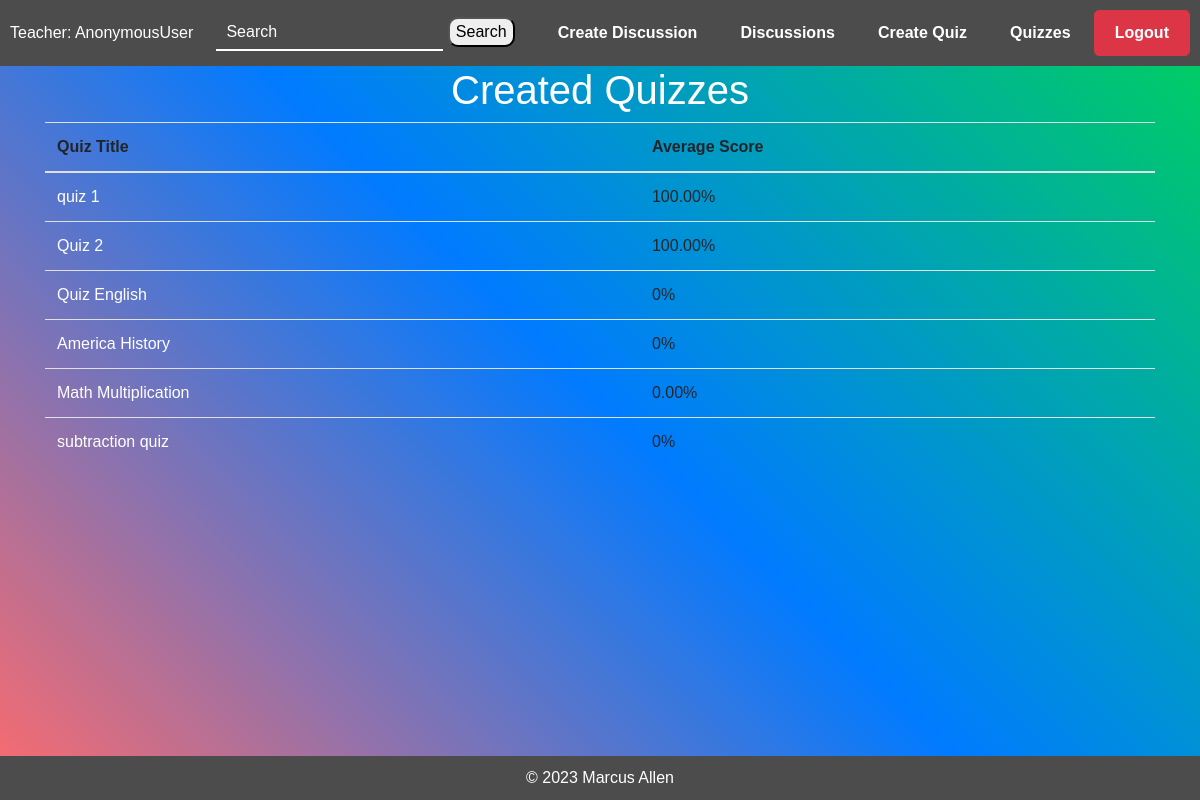
/teachers/created_quizzes/, run on an earlier commit of the app's database.
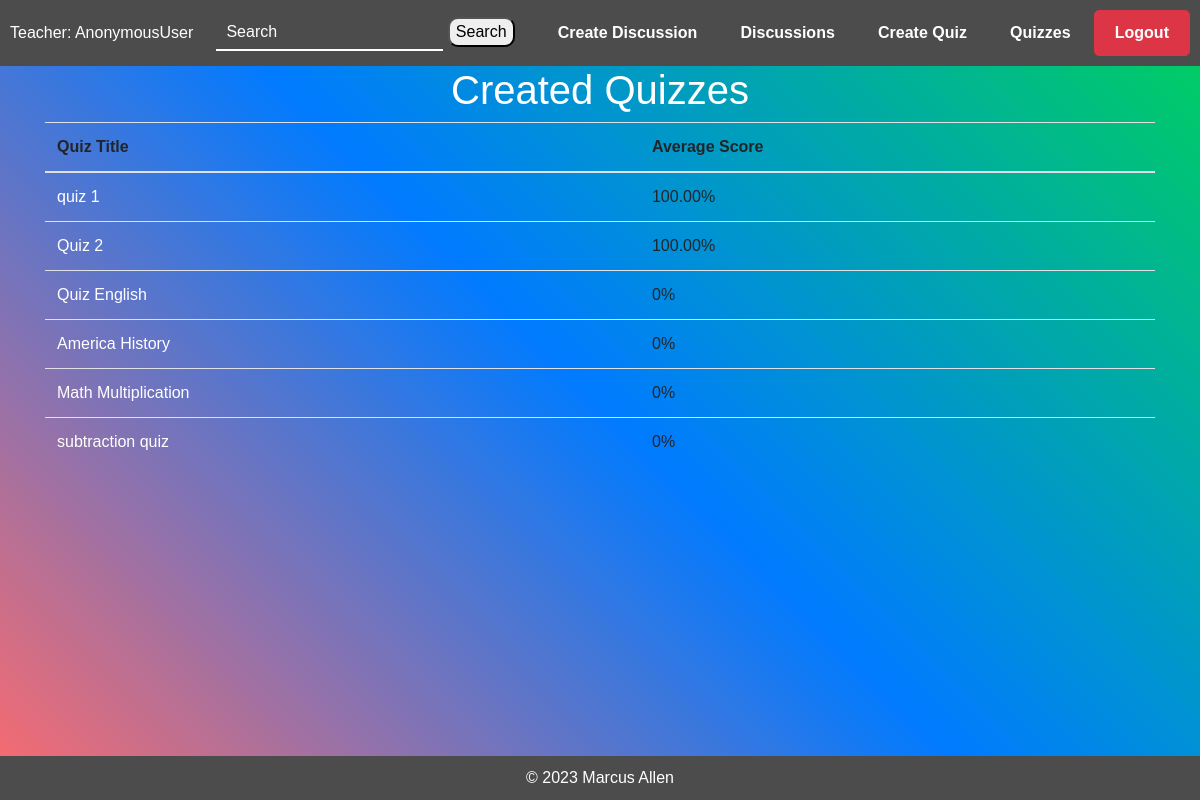
And on a later commit of the database.
### teachers/models.py (models this page shows)
class Quiz(models.Model):
    title = models.CharField(max_length=255)
    author = models.ForeignKey(User, on_delete=models.CASCADE)
    subject = models.CharField(max_length=255, default="Math")

### teachers/views.py (the view)
# urls.py: path('created_quizzes/', views.created_quizzes, name='created_quizzes'),
def created_quizzes(request):
    quizzes = Quiz.objects.all()
    quiz_data = []
    for quiz in quizzes:
        grades = Grade.objects.filter(quiz=quiz)
        total_score = sum(grade.grade for grade in grades if grade.grade is not None)
        average_score = total_score / len(grades) if len(grades) > 0 else 0
        quiz_data.append({
            'quiz': quiz,
            'grade_submission_attempts': quiz.grade.submission_attempts if hasattr(quiz, 'grade') else 0,
            'average_score': average_score,
            'grades': grades,
        })
    context = {
        'quiz_data': quiz_data,
    }
    return render(request, "teachers/created_quizzes.html", context)

### teachers/templates/teachers/created_quizzes.html
{% extends "teachers/index.html" %}
{% block content %}
  <h1>Created Quizzes</h1>
  <table class="table">
    <thead>
      <tr>
        <th>Quiz Title</th>
        <th>Average Score</th>
      </tr>
    </thead>
    <tbody>
      {% for quiz_info in quiz_data %}
        <tr>
          {% if quiz_info.grade.submission_attempts %}
            <td><a style="color: white" href="{% url 'teachers:view_quiz_chart' quiz_info.quiz.id %}">{{ quiz_info.quiz.title }}</a></td>
            <td>Has not Been Taken</td>
          {% else %}
            <td><a style="color: white" href="{% url 'teachers:view_quiz_chart' quiz_info.quiz.id %}">{{ quiz_info.quiz.title }}</a></td>
            <td>{{ quiz_info.average_score }}%</td>
          {% endif %}
        </tr>
      {% empty %}
        <tr>
          <td colspan="2">No quizzes created.</td>
        </tr>
      {% endfor %}
    </tbody>
  </table>
{% endblock %}

What changed in the data, as far as the page shows it:
changed Quiz "Math Multiplication": average_score "0.00" → "0"
